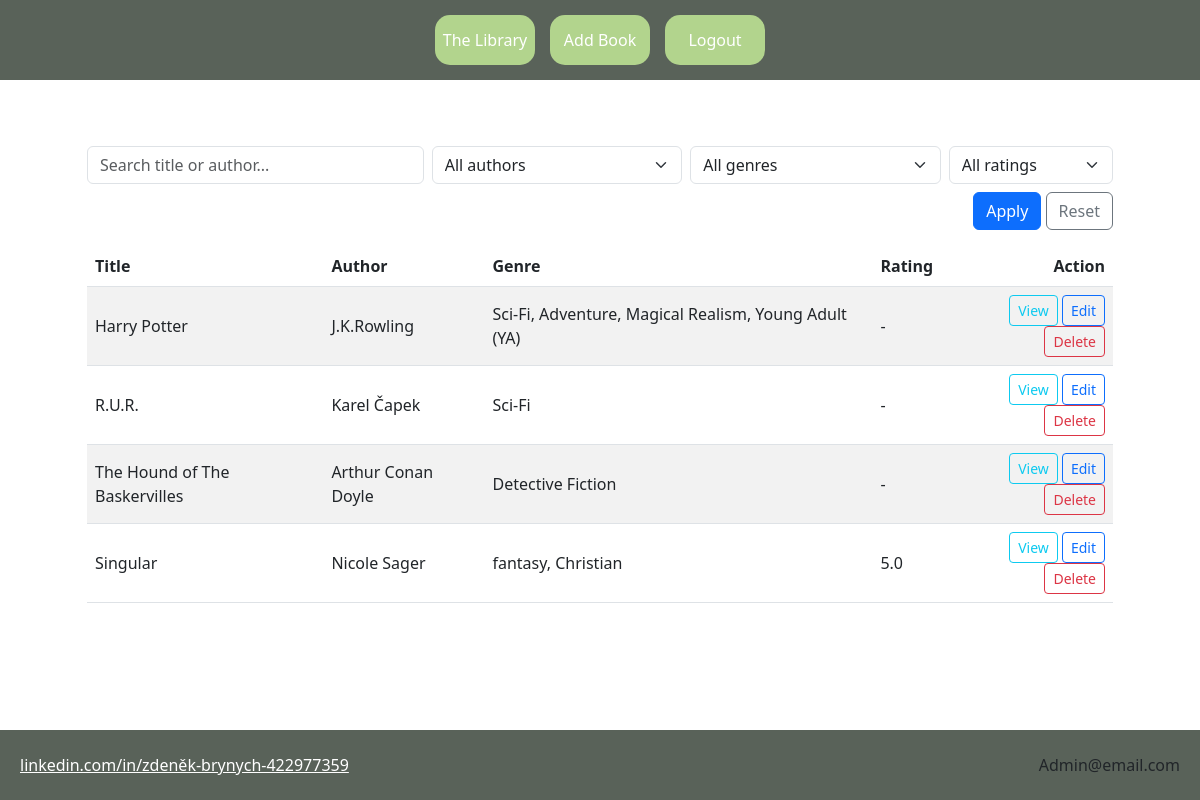
Page /projectcv/book_index/ (signed in) on the committed database.
### projectcv/models.py (models this page shows, shortened)
class Book(models.Model):
    title= models.CharField(max_length=250)
    author= models.CharField(max_length=150)
    publisher = models.CharField(max_length=150, null=True, blank=True)
    genre = models.ManyToManyField(Genre, blank=True)
    tags = models.ManyToManyField(Tag)
    rating = models.IntegerField(null=True, blank=True, choices=[(i, i) for i in range(1, 6)]) # range marks 1-5
    image = models.ImageField(upload_to='book_covers/', null=True, blank=True)
    published_date = models.DateField(null=True, blank=True)
    ean = models.CharField(max_length=13, null=True, blank=True)
    isbn = models.CharField(max_length=17, null=True, blank=True)
    author_bio = models.TextField(null=True, blank=True)
    author_photo = models.ImageField(upload_to='author_photos/', null=True, blank=True)
    blurb = models.TextField(null=True, blank=True, help_text="Short description of the book")
    facebook_url = models.URLField(max_length=200, null=True, blank=True, help_text="Facebook page URL")
    instagram_url = models.URLField(max_length=200, null=True, blank=True, help_text="Instagram page URL")
    amazon_url = models.URLField(max_length=200, null=True, blank=True, help_text="Amazon page URL")
    class Meta:
        verbose_name = "Book"
        verbose_name_plural = "Books"
    def get_average_rating(self):
        votes = self.vote_set.all()
        if votes.exists():
            total = sum(vote.rating for vote in votes)
            return round(total / votes.count(), 1) # Round to 1 decimal place
        return None
    @property
    def display_rating(self):
        avg_rating = self.get_average_rating()
        if avg_rating is not None:
            return avg_rating
        return self.rating # Fallback to manual rating if no votes

class Genre(models.Model):
    genre_name = models.CharField(max_length=100)

class Vote(models.Model):
    user = models.ForeignKey(User, on_delete=models.CASCADE)
    book = models.ForeignKey(Book, on_delete=models.CASCADE)
    rating = models.IntegerField(choices=[(i, i) for i in range(1, 6)])  # 1-5 stars
    created_at = models.DateTimeField(auto_now_add=True)
    class Meta:
        unique_together = ('user', 'book') # Ensures one vote per user per book
        verbose_name = 'Vote'
        verbose_name_plural = 'Votes'

class User(AbstractBaseUser):
    email = models.EmailField(max_length=300, unique=True)
    is_admin = models.BooleanField(default=False)
    class Meta:
        verbose_name = "user"
        verbose_name_plural = "users"
    objects = UserManager()
    USERNAME_FIELD = "email"
    @property
    def is_staff(self):
        return self.is_admin

### projectcv/views.py (the view)
# urls.py: path("book_index/", views.BookIndex.as_view(), name="book_index"),
class BookIndex(generic.ListView):
    template_name = "projectcv/book_index.html"  # cesta k šabloně ze složky tamplates (je možné sdílet mezi aplikacemi)
    context_object_name = "books"  # pod tímto jménem budeme volat seznam objektů v šabloně
    paginate_by = 20 # this line enable to pagination with 20 items per page
    def get_queryset(self):
        qs = Book.objects.prefetch_related("genre").order_by("-id")
        q = self.request.GET.get("q")
        author = self.request.GET.get("author")
        genre = self.request.GET.get("genre")
        rating = self.request.GET.get("rating")
        if q:
            qs = qs.filter(Q(title__icontains=q) | Q(author__icontains=q))
        if author:
            qs = qs.filter(author=author)
        if genre:
            qs = qs.filter(genre__id=genre)
        if rating:
            qs = qs.filter(rating=rating)
        return qs
    def get_context_data(self, **kwargs):
        ctx = super().get_context_data(**kwargs)
        ctx["authors"] = Book.objects.order_by("author").values_list("author", flat=True).distinct()
        ctx["genres"] = Genre.objects.order_by("genre_name")
        ctx["ratings"] = RATING_VALUES
        ctx["current"] = {
            "q": self.request.GET.get("q", ""),
            "author": self.request.GET.get("author", ""),
            "genre": self.request.GET.get("genre", ""),
            "rating": self.request.GET.get("rating") or None,
        }
        return ctx

### projectcv/templates/projectcv/book_index.html (shortened to what this page needs)
{% extends "base.html" %}
{% block content %}
<div class="container my-3">
    <form method="get" class="row g-2 mb-3">
        <div class="col-sm-4">
            <input type="text" name="q" value="{{ current.q }}" class="form-control" placeholder="Search title or author...">
        </div>
        <div class="col-sm-3">
            <select name="author" class="form-select">
                <option value="">All authors</option>
            </select>
        </div>
        <div class="col-sm-3">
            <select name="genre" class="form-select">
                <option value="">All genres</option>
            </select>
        </div>
        <div class="col-sm-2">
            <select name="rating" class="form-select">
                <option value="">All ratings</option>
            </select>
        </div>
        <div class="col-12 text-end">
            <button class="btn btn-primary" type="submit">Apply</button>
            <a class="btn btn-outline-secondary" href="{% url 'book_index' %}">Reset</a>
        </div>
    </form>
    <div class="table-responsive">
        <table class="table table-striped align-middle">
            <thead>
                <tr>
                    <th>Title</th>
                    <th>Author</th>
                    <th>Genre</th>
                    <th>Rating</th>
                    <th class="text-end">Action</th>
                </tr>
            </thead>
            <tbody>
                {% for book in books %}
                    <tr>
                        <td>
                            {{ book.title }}
                        </td>
                        <td>{{ book.author }}</td>
                        <td>
                            {% if book.genre.all %}
                                {% for genre in book.genre.all %}
                                    {{ genre.genre_name }}{% if not forloop.last %}, {% endif%}
                                {% endfor %}
                            {% else %}
                                None
                            {% endif %}
                        </td>
                        <td>{% if book.display_rating %}{{ book.display_rating }}{% else %}-{% endif %}</td>
                        <td class="text-end">
                            <a class="btn btn-sm btn-outline-info" href="{% url 'book_detail' book.id %}">View</a>
                            {% if user.is_staff %}
                                <a class="btn btn-sm btn-outline-primary" href="{% url 'edit_book' book.id %}">Edit</a>
                                <form method="post" action="{% url 'book_detail' book.id %}" style="display: inline-block" onsubmit="return confirm('Delete this book?')">
                                    <button type="submit" name="delete" class="btn btn-sm btn-outline-danger">Delete</button>
                                </form>
                            {% endif %}
                        </td>
                    </tr>
            {% empty %}
                <tr>
                    <td colspan="5" class="text-center">No books found.</td>
                </tr>
            {% endfor %}
            </tbody>
        </table>
    </div>
</div>
{% endblock %}

### projectcv/templates/base.html (shortened to what this page needs)
<!DOCTYPE html>
<html lang="en">
<head>
    {% load static %}
    <link rel="stylesheet" href="{% static 'css/style.css' %}" type="text/css">
    <link rel="stylesheet" href="{% static 'css/bootstrap.min.css' %}" type="text/css">
</head>
<body>
    <nav>
        <div class="flex_box">
            <div class="nav_item"><a href="{% url 'book_index' %}">The Library</a></div>
            {% if user.is_admin %}<div class="nav_item"><a href="{% url 'add_book' %}">Add Book</a></div>{% endif %}
            {% if user.is_authenticated %}<div class="nav_item"><a href="{% url 'logout' %}">Logout</a></div>{% endif %}
        </div>
    </nav>
    <div class="content">
    {% block content %}
    {% endblock %}
    </div>
    <footer>
        <div class="footer-content">
            <a class="footer-text" href="https://www.linkedin.com/in/zdeněk-brynych-422977359" target="_blank">linkedin.com/in/zdeněk-brynych-422977359</a>
            <div class="text-center">{{request.user.email}}</div>
        </div>
    </footer>
</body>
</html>

### projectcv/static/css/style.css (style rules this page uses)
nav { width: 100%; height: 100px; background-color: #596259; color: white; }
.flex_box { width: 100%; height: 100px; display: flex; justify-content: center; align-items: center; flex-wrap: wrap; gap: 5px; }
.flex_box a { text-decoration: none; color: white; }
.nav_item { margin: 5px; background-color: #b2d48d; height: 60px; width: 80px; text-align: center; line-height: 90px; vertical-align: middle; color: white; display: flex; align-items: center; justify-content: center; transition: background 0.3s ease-in-out; border-radius: 15px; font-size: 0.9rem; }
.nav_item a { text-decoration: none; color: inherit; }
.btn { padding: 8px 16px; border: none; border-radius: 6px; cursor: pointer; transition: background-color 0.3s ease; }
.btn-primary { background-color: #596259; color: white; }
html,body { width: 100%; height: 100%; margin: 0; display: flex; flex-direction: column; min-height: 100vh; }
.content { width: 90%; max-width: 1200px; margin: auto; margin-top: 50px; margin-bottom: 50px; padding: 0 15px; flex: 1; }
footer { width: 100%; height: 70px; background-color: #596259; text-align: center; line-height: 70px; vertical-align: middle; margin-top: auto; flex-shrink: 0; }
.footer-content { display: flex; justify-content: space-between; align-items: center; height: 100%; padding: 0 20px; width: 100%; box-sizing: border-box; }
.footer-text { color: white; font-size: 1rem; }
@media (min-width: 768px) { .nav_item { width: 60px; height: 40px; line-height: 40px; min-width: 100px; font-size: 1rem; } }
@media (min-width: 768px) { nav { height: 60px; } }
@media (min-width: 768px) { .flex_box { height: 60px; flex-wrap: wrap; padding: 5px; } }
@media (min-width: 1024px) { .nav_item { width: 70px; height: 50px; line-height: 50px; font-size: 1rem; } }
@media (min-width: 1024px) { nav { height: 80px; } }
@media (min-width: 1024px) { .flex_box { height: 80px; } }
@media (min-width: 1024px) { .content { flex: 1; } }
@media (max-width: 1200px) { .nav_item { width: 100px; height: 50px; line-height: 50px; font-size: 1rem; } }

### rows in the picture
Book: title "Harry Potter", author "J.K.Rowling"
Genre: genre_name "Sci-Fi"
Genre: genre_name "Adventure"
Genre: genre_name "Magical Realism"
Genre: genre_name "Young Adult (YA)"
Book: title "R.U.R.", author "Karel Čapek"
Book: title "The Hound of The Baskervilles", author "Arthur Conan Doyle"
Genre: genre_name "Detective Fiction"
Book: title "Singular", author "Nicole Sager", display_rating "5.0"
Genre: genre_name "fantasy"
Genre: genre_name "Christian"
User: user.email "Admin@email.com"
